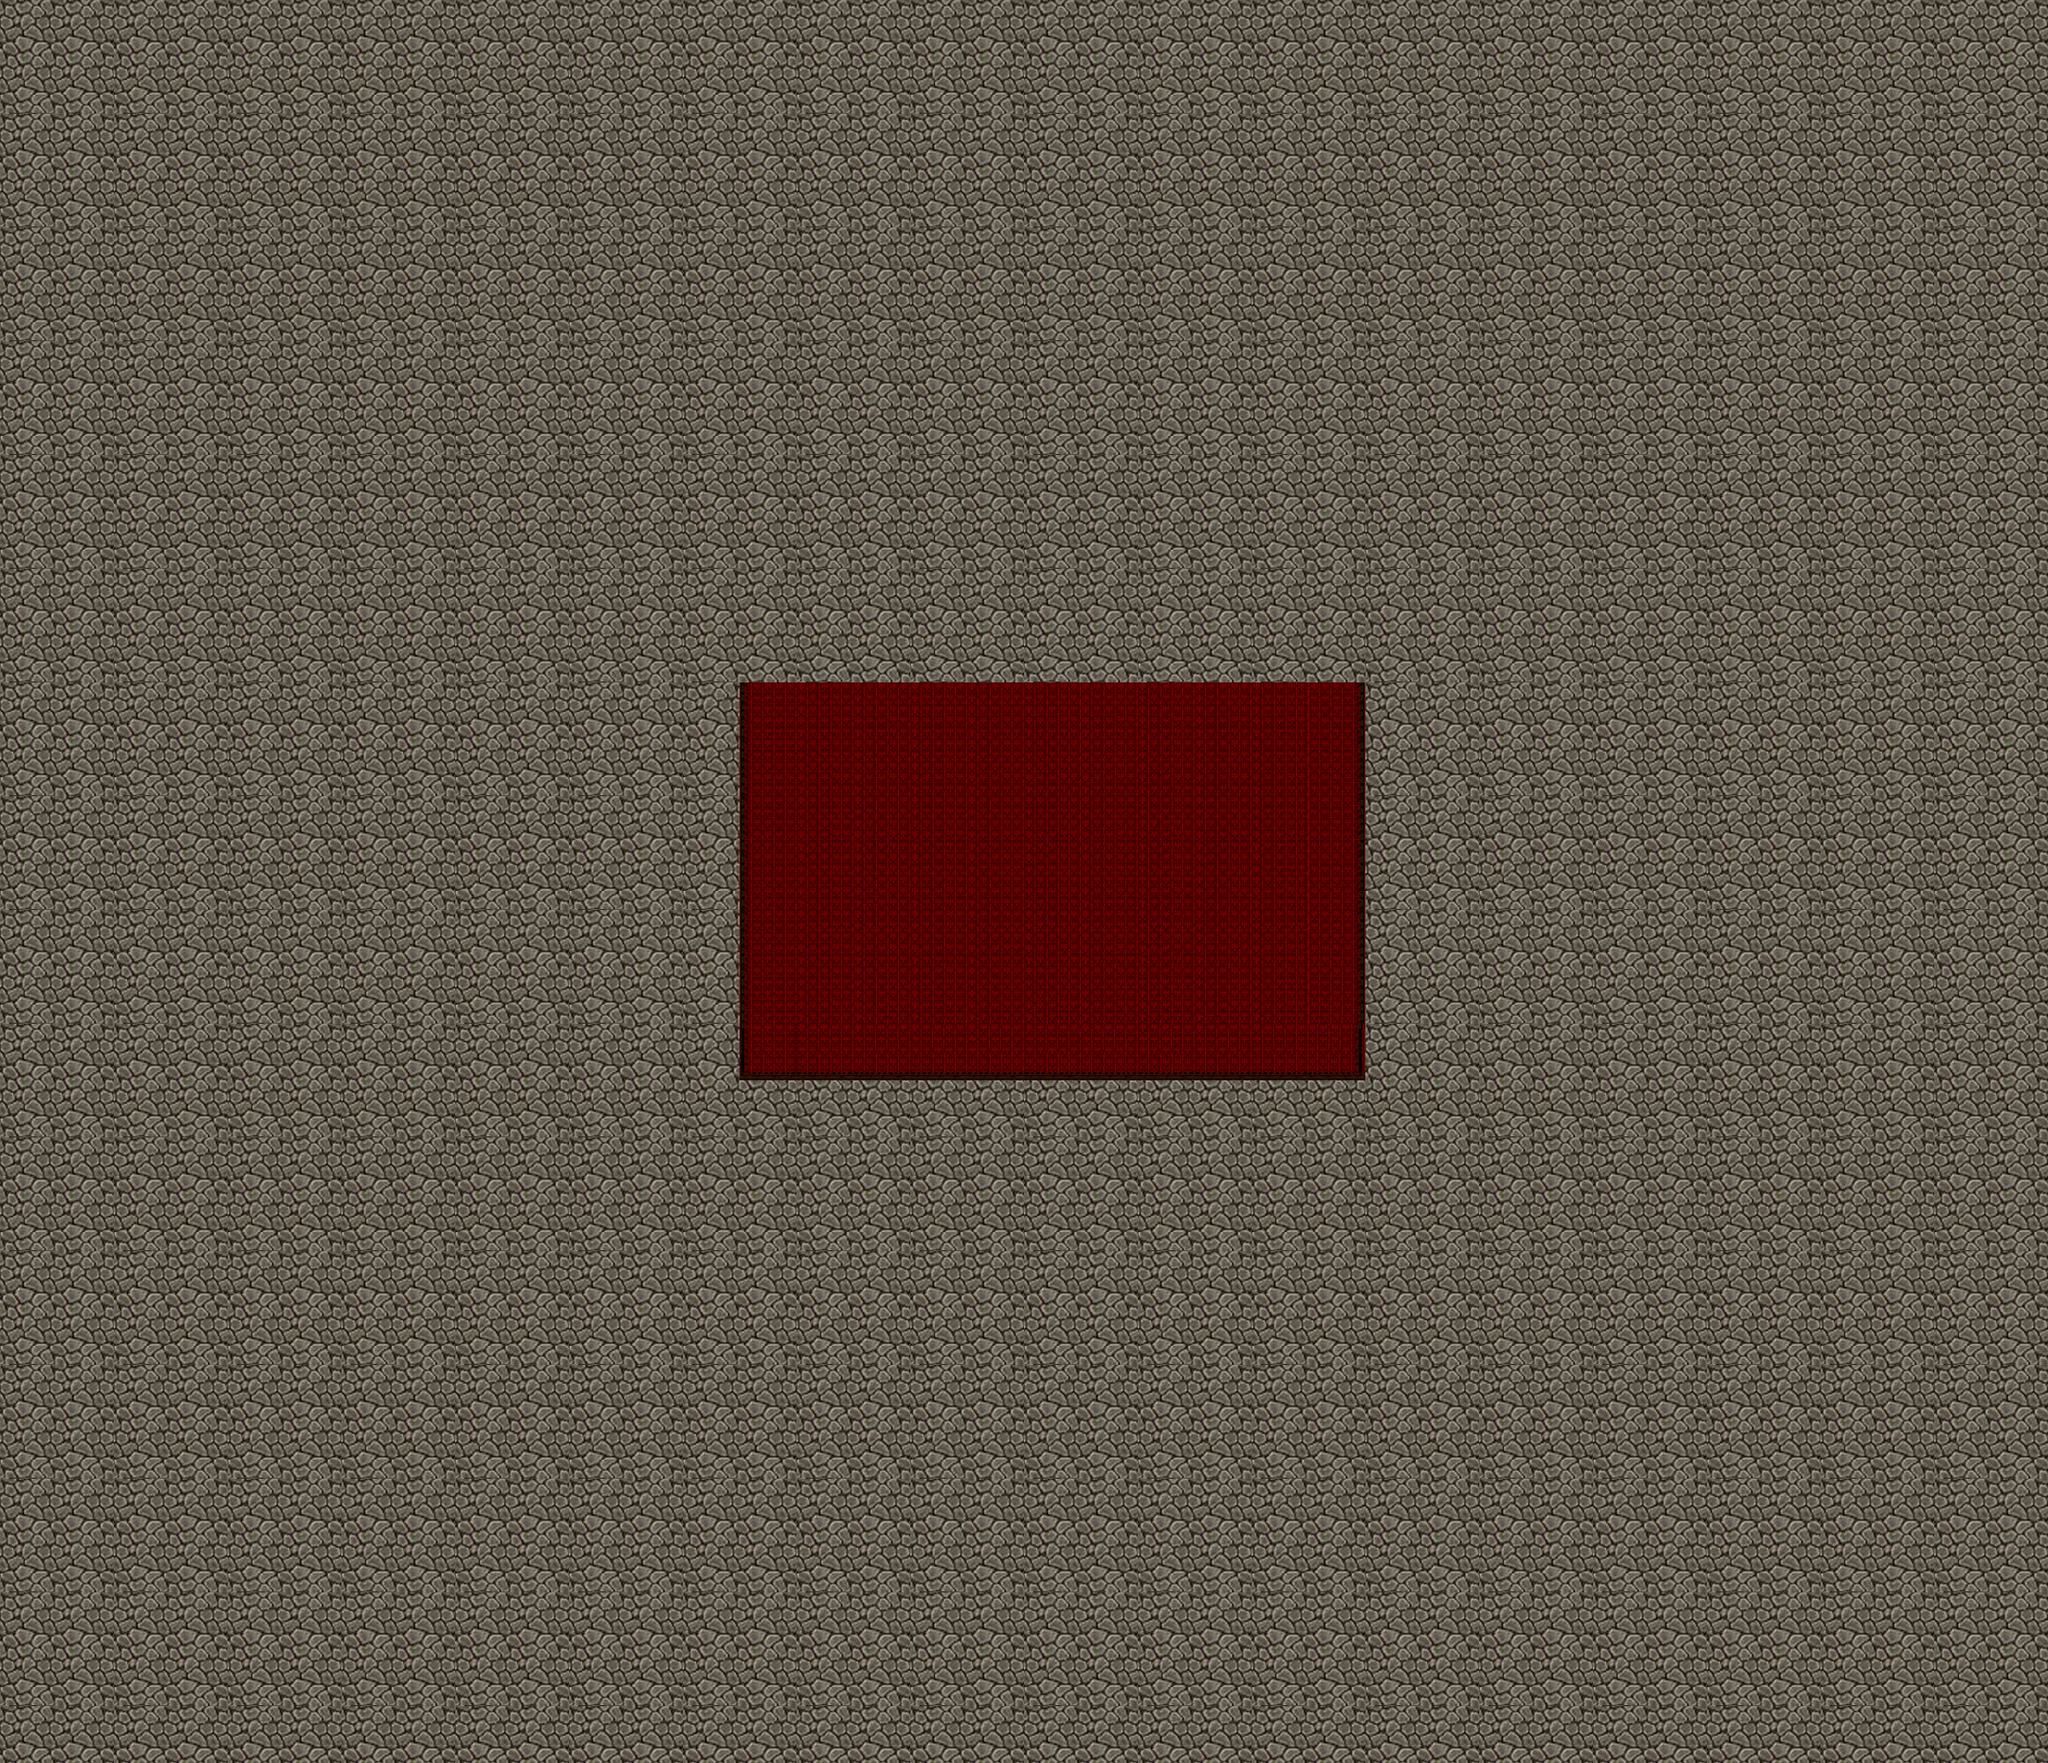

Rendered tile map (Tiled .tmx) drawn with the repository's tilesets; below, a short description and the map source with its tile grids summarised:
An orthogonal 36x31 tile map with 60x60 px tiles, 2 tile layers (background, carpet) and 512 objects.

<map version="1.5" tiledversion="1.7.2" orientation="orthogonal" renderorder="right-down" width="36" height="31" tilewidth="60" tileheight="60" infinite="0" nextlayerid="18" nextobjectid="578">
 <tileset firstgid="1" name="tileSet2" tilewidth="60" tileheight="60" tilecount="221" columns="17">
  <image source="../out/build/images/mapTile/tileSet2.png" trans="ff00ff" width="1020" height="780" />
 </tileset>
 <layer id="1" name="background" width="36" height="31">
  <data>[1116 cells, 1116 non-empty, 4 distinct tile ids]</data>
 </layer>
 <objectgroup id="2" name="wall1">
  <object id="1" gid="37" x="2040" y="1860" width="60" height="60" />
  <object id="2" gid="36" x="1980" y="1860" width="60" height="60" />
  <object id="3" gid="37" x="1920" y="1860" width="60" height="60" />
  <object id="4" gid="36" x="1860" y="1860" width="60" height="60" />
  <object id="5" gid="37" x="1800" y="1860" width="60" height="60" />
  <object id="6" gid="36" x="1740" y="1860" width="60" height="60" />
  <object id="7" gid="36" x="1620" y="1860" width="60" height="60" />
  <object id="8" gid="36" x="1500" y="1860" width="60" height="60" />
  <object id="9" gid="36" x="1380" y="1860" width="60" height="60" />
  <object id="10" gid="36" x="1260" y="1860" width="60" height="60" />
  <object id="11" gid="36" x="1140" y="1860" width="60" height="60" />
  <object id="12" gid="36" x="1020" y="1860" width="60" height="60" />
  <object id="13" gid="36" x="900" y="1860" width="60" height="60" />
  <object id="14" gid="36" x="780" y="1860" width="60" height="60" />
  <object id="15" gid="36" x="660" y="1860" width="60" height="60" />
  <object id="16" gid="36" x="540" y="1860" width="60" height="60" />
  <object id="17" gid="36" x="420" y="1860" width="60" height="60" />
  <object id="18" gid="36" x="300" y="1860" width="60" height="60" />
  <object id="19" gid="36" x="180" y="1860" width="60" height="60" />
  <object id="20" gid="36" x="60" y="1860" width="60" height="60" />
  <object id="21" gid="37" x="1680" y="1860" width="60" height="60" />
  <object id="22" gid="37" x="1560" y="1860" width="60" height="60" />
  <object id="23" gid="37" x="1440" y="1860" width="60" height="60" />
  <object id="24" gid="37" x="1320" y="1860" width="60" height="60" />
  <object id="25" gid="37" x="1200" y="1860" width="60" height="60" />
  <object id="26" gid="37" x="1080" y="1860" width="60" height="60" />
  <object id="27" gid="37" x="960" y="1860" width="60" height="60" />
  <object id="28" gid="37" x="840" y="1860" width="60" height="60" />
  <object id="29" gid="37" x="720" y="1860" width="60" height="60" />
  <object id="30" gid="37" x="600" y="1860" width="60" height="60" />
  <object id="31" gid="37" x="480" y="1860" width="60" height="60" />
  <object id="32" gid="37" x="360" y="1860" width="60" height="60" />
  <object id="33" gid="37" x="240" y="1860" width="60" height="60" />
  <object id="34" gid="37" x="120" y="1860" width="60" height="60" />
  <object id="35" gid="35" x="0" y="1860" width="60" height="60" />
  <object id="36" gid="38" x="2100" y="1860" width="60" height="60" />
 </objectgroup>
 <objectgroup id="3" name="wall2">
  <object id="37" gid="16" x="0" y="1800" width="60" height="60" />
  <object id="38" gid="16" x="0" y="1740" width="60" height="60" />
  <object id="39" gid="16" x="0" y="1680" width="60" height="60" />
  <object id="40" gid="16" x="0" y="1620" width="60" height="60" />
  <object id="43" gid="16" x="0" y="1560" width="60" height="60" />
  <object id="44" gid="16" x="0" y="1500" width="60" height="60" />
  <object id="45" gid="16" x="0" y="1440" width="60" height="60" />
  <object id="46" gid="16" x="0" y="1380" width="60" height="60" />
  <object id="47" gid="16" x="0" y="1320" width="60" height="60" />
  <object id="48" gid="16" x="0" y="1260" width="60" height="60" />
  <object id="49" gid="16" x="0" y="1200" width="60" height="60" />
  <object id="50" gid="16" x="0" y="1140" width="60" height="60" />
  <object id="51" gid="16" x="0" y="1080" width="60" height="60" />
  <object id="52" gid="16" x="0" y="1020" width="60" height="60" />
  <object id="53" gid="16" x="0" y="960" width="60" height="60" />
  <object id="54" gid="16" x="0" y="900" width="60" height="60" />
  <object id="55" gid="16" x="0" y="840" width="60" height="60" />
  <object id="56" gid="16" x="0" y="780" width="60" height="60" />
  <object id="57" gid="16" x="0" y="720" width="60" height="60" />
  <object id="58" gid="16" x="0" y="660" width="60" height="60" />
  <object id="59" gid="16" x="0" y="600" width="60" height="60" />
  <object id="60" gid="16" x="0" y="540" width="60" height="60" />
  <object id="61" gid="16" x="0" y="480" width="60" height="60" />
  <object id="62" gid="16" x="0" y="420" width="60" height="60" />
  <object id="63" gid="16" x="0" y="360" width="60" height="60" />
  <object id="64" gid="16" x="0" y="300" width="60" height="60" />
  <object id="65" gid="16" x="0" y="240" width="60" height="60" />
  <object id="66" gid="16" x="0" y="180" width="60" height="60" />
  <object id="67" gid="16" x="0" y="120" width="60" height="60" />
  <object id="68" gid="11" x="0" y="60" width="60" height="60" />
 </objectgroup>
 <objectgroup id="4" name="wall3">
  <object id="69" gid="12" x="60" y="60" width="60" height="60" />
  <object id="70" gid="13" x="120" y="60" width="60" height="60" />
  <object id="71" gid="13" x="180" y="60" width="60" height="60" />
  <object id="72" gid="13" x="240" y="60" width="60" height="60" />
  <object id="73" gid="13" x="300" y="60" width="60" height="60" />
  <object id="74" gid="13" x="360" y="60" width="60" height="60" />
  <object id="75" gid="13" x="420" y="60" width="60" height="60" />
  <object id="76" gid="13" x="480" y="60" width="60" height="60" />
  <object id="77" gid="13" x="540" y="60" width="60" height="60" />
  <object id="78" gid="13" x="600" y="60" width="60" height="60" />
  <object id="79" gid="13" x="660" y="60" width="60" height="60" />
  <object id="80" gid="13" x="720" y="60" width="60" height="60" />
  <object id="81" gid="13" x="780" y="60" width="60" height="60" />
  <object id="82" gid="13" x="840" y="60" width="60" height="60" />
  <object id="83" gid="13" x="900" y="60" width="60" height="60" />
  </objectgroup>
 <objectgroup id="5" name="wall4">
  <!-- 251 objects omitted --></objectgroup>
 <objectgroup id="6" name="wall5">
  <!-- 219 objects omitted --></objectgroup>
 <objectgroup id="7" name="wall6">
  <!-- 107 objects omitted --></objectgroup>
 <objectgroup id="8" name="wall7">
  <!-- 95 objects omitted --></objectgroup>
 <layer id="10" name="carpet" width="36" height="31">
  <data>[1116 cells, 1116 non-empty, 7 distinct tile ids]</data>
 </layer>
 <objectgroup id="9" name="stair">
  <!-- 31 objects omitted --></objectgroup>
 <objectgroup id="12" name="treasure">
  <properties>
   <property name="empty" type="bool" value="false" />
  </properties>
  <!-- 27 objects omitted --></objectgroup>
 <objectgroup id="13" name="treasure">
  <properties>
   <property name="empty" type="bool" value="true" />
  </properties>
  <!-- 26 objects omitted --></objectgroup>
 <objectgroup id="17" name="treasure">
  <properties>
   <property name="empty" type="bool" value="false" />
  </properties>
  <!-- 25 objects omitted --></objectgroup>
 <objectgroup id="11" name="statue">
  <properties>
   <property name="empty" type="bool" value="false" />
  </properties>
  <!-- 24 objects omitted --></objectgroup>
 <objectgroup id="14" name="statue">
  <properties>
   <property name="empty" type="bool" value="false" />
  </properties>
  <!-- 18 objects omitted --></objectgroup>
 <objectgroup id="15" name="statue">
  <properties>
   <property name="empty" type="bool" value="true" />
  </properties>
  <!-- 12 objects omitted --></objectgroup>
 <objectgroup id="16" name="statue">
  <!-- 6 objects omitted --></objectgroup>
</map>
<!-- 431 of 512 objects omitted -->
